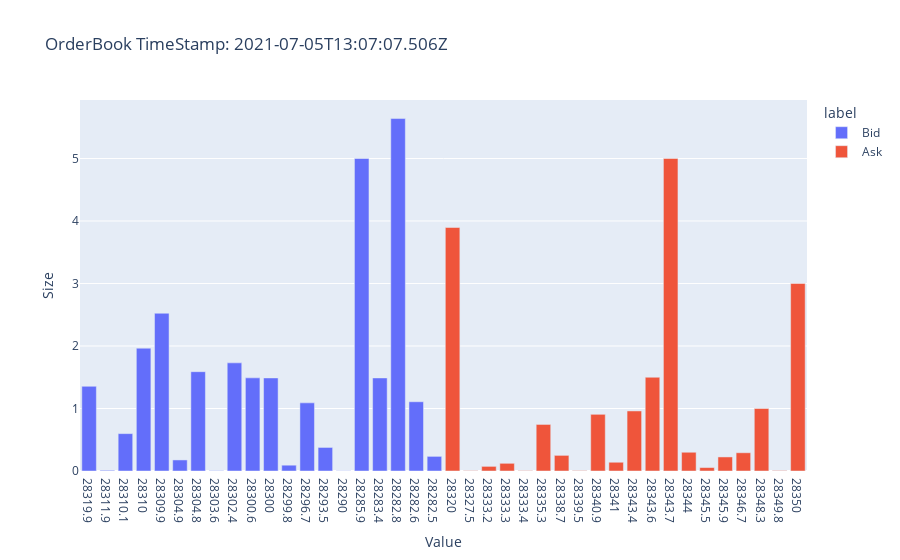

The cell this chart's notebook holds for it:
### Markdown cell above
Inside the visualizations.py file, there is a function named *plot_orderbook* with input parameteres *ob_data_plot*, using that function, you need to first select the day that had the highest total volume in the orderbook, and then use it to plot the first 20 levels for Bid side and first 20 levels for Ask side.

Note: If you find more than 1 timestamp with the exact same volume, use the one that is closest to the present.

### Code cell
vs.orderbook_barchart(ob_data, levels=20)

### Figure 1 — Plotly figure (JSON) as saved in the notebook; plotly's stock layout.template omitted (floating-point values rounded to 4 significant figures)
{"data": [{"alignmentgroup": "True", "hovertemplate": "label=Bid<br>Value=%{x}<br>Size=%{y}<extra></extra>", "legendgroup": "Bid", "marker": {"color": "#636efa", "pattern": {"shape": ""}}, "name": "Bid", "offsetgroup": "Bid", "orientation": "v", "showlegend": true, "textposition": "auto", "type": "bar", "x": [28320.0, 28310.0, 28310.0, 28310, 28310.0, 28300.0, 28300.0, 28300.0, 28300.0, 28300.0, 28300, 28300.0, 28300.0, 28290.0, 28290, 28290.0, 28280.0, 28280.0, 28280.0, 28280.0], "xaxis": "x", "y": [1.355, 0.011, 0.598, 1.965, 2.524, 0.177, 1.589, 0.005, 1.73, 1.49, 1.489, 0.093, 1.09, 0.377, 0.003, 5, 1.489, 5.639, 1.108, 0.234], "yaxis": "y"}, {"alignmentgroup": "True", "hovertemplate": "label=Ask<br>Value=%{x}<br>Size=%{y}<extra></extra>", "legendgroup": "Ask", "marker": {"color": "#EF553B", "pattern": {"shape": ""}}, "name": "Ask", "offsetgroup": "Ask", "orientation": "v", "showlegend": true, "textposition": "auto", "type": "bar", "x": [28320, 28330.0, 28330.0, 28330.0, 28330.0, 28340.0, 28340.0, 28340.0, 28340.0, 28341, 28340.0, 28340.0, 28340.0, 28344, 28350.0, 28350.0, 28350.0, 28350.0, 28350.0, 28350], "xaxis": "x", "y": [3.896, 0.005, 0.074, 0.123, 0.005, 0.745, 0.25, 0.006, 0.907, 0.14, 0.961, 1.5, 5, 0.3, 0.055, 0.225, 0.292, 1, 0.007, 3], "yaxis": "y"}], "layout": {"barmode": "relative", "legend": {"title": {"text": "label"}, "tracegroupgap": 0}, "title": {"text": "OrderBook TimeStamp: 2021-07-05T13:07:07.506Z"}, "xaxis": {"anchor": "y", "domain": [0, 1], "title": {"text": "Value"}, "type": "category"}, "yaxis": {"anchor": "x", "domain": [0, 1], "title": {"text": "Size"}}}}
